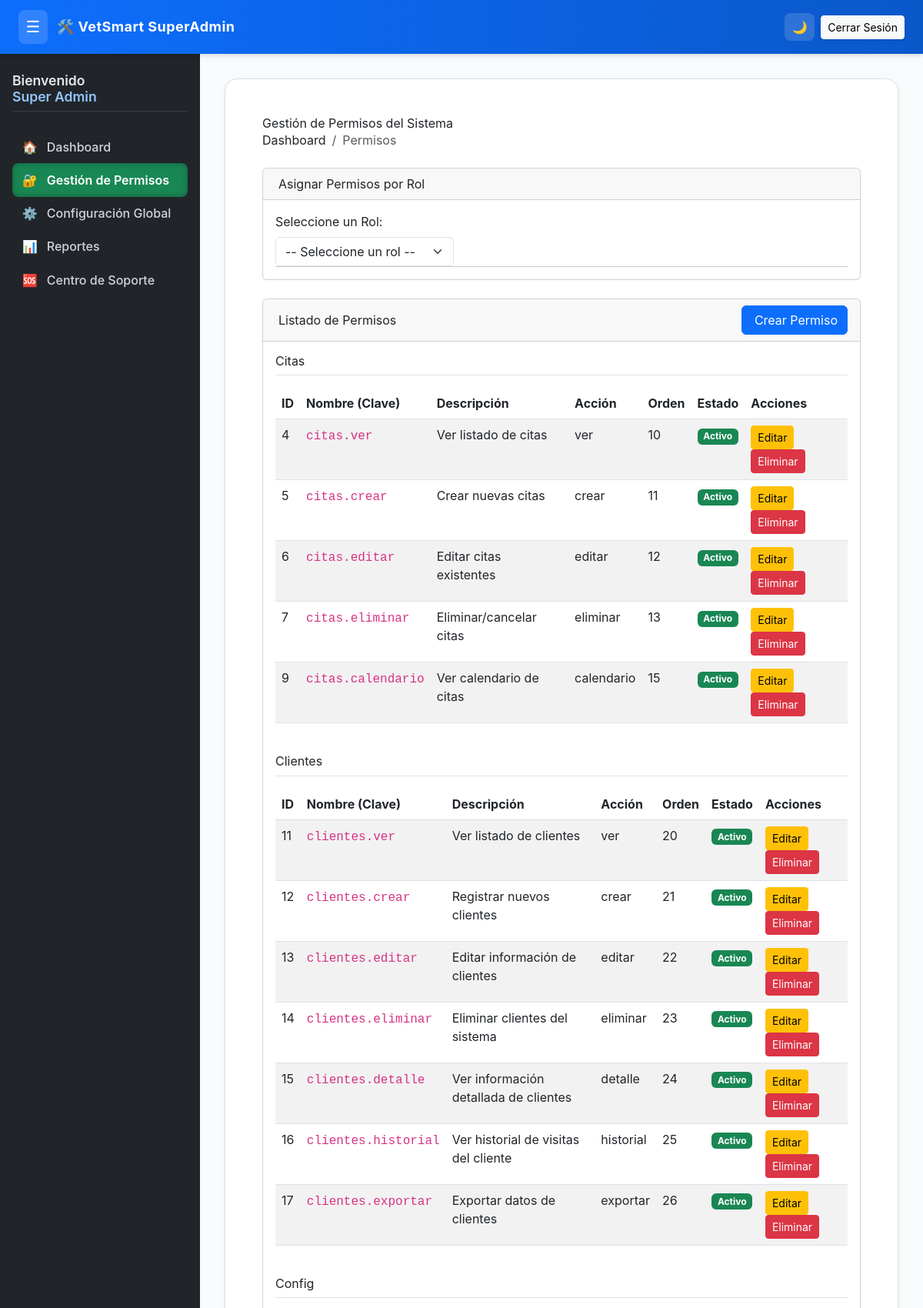
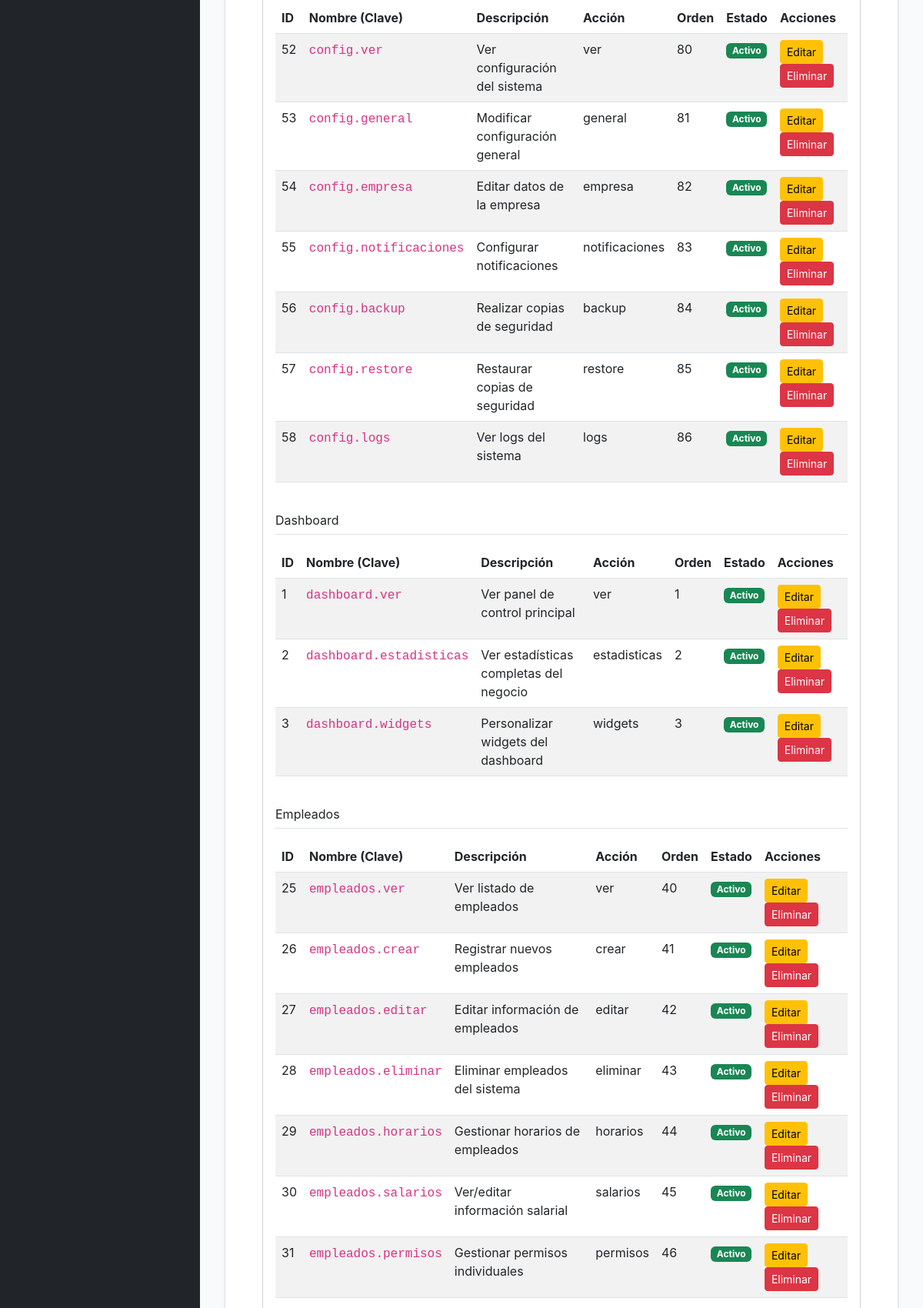
The app's page /vetsmart/super_admin/permisos (signed in, upper part) with its own data (2 pictures, top to bottom).
### tables this page shows
CREATE TABLE `permisos` (
  `id` int(11) NOT NULL,
  `modulo` varchar(50) NOT NULL COMMENT 'Módulo al que pertenece el permiso',
  `nombre` varchar(100) NOT NULL COMMENT 'Nombre único del permiso (formato: modulo.accion)',
  `descripcion` varchar(255) DEFAULT NULL COMMENT 'Descripción legible del permiso',
  `accion` varchar(50) NOT NULL COMMENT 'Tipo de acción (ver, crear, editar, eliminar, etc)',
  `orden` int(11) DEFAULT 0 COMMENT 'Orden de visualización',
  `activo` tinyint(1) DEFAULT 1 COMMENT 'Estado del permiso',
  `creado_en` timestamp NOT NULL DEFAULT current_timestamp(),
  `actualizado_en` timestamp NULL DEFAULT NULL ON UPDATE current_timestamp()
);

### app/controllers/SuperAdminController.php (called while the page is built, shortened)
<?php
require_once APP_ROOT . '/core/Controller.php';
require_once APP_ROOT . '/models/Permiso.php';
class SuperAdminController extends Controller
{
    private $rolePermissionModel;
    private $permisoModel;
    public function __construct($pdo)
    {
        try { $this->rolePermissionModel = new RolePermission($pdo); } catch (\Throwable $e) { $this->rolePermissionModel = null; }
        try { $this->permisoModel = new Permiso($pdo); } catch (\Throwable $e) { $this->permisoModel = null; }
    }
    public function permisos()
    {
        $permisos = $this->permisoModel->getAll();
        $modulos = $this->permisoModel->getModules();
        $roles = $this->rolePermissionModel->getAllRoles();
        $permisosAgrupados = [];
        foreach ($permisos as $permiso) {
            $permisosAgrupados[$permiso['modulo']][] = $permiso;
        }
        $this->view('super_admin/permisos', [
            'permisosAgrupados' => $permisosAgrupados,
            'modulos' => $modulos,
            'roles' => $roles,
        ], 'main_superadmin');
    }
}

### app/models/Permiso.php (called while the page is built, shortened)
<?php
class Permiso {
    private $db;
    public function __construct($pdo) {
        $this->db = $pdo;
    }
    public function getAll() {
        $sql = "SELECT id, modulo, nombre, descripcion, accion, orden, activo
                FROM permisos
                ORDER BY modulo, orden, nombre";
        $stmt = $this->db->query($sql);
        return $stmt->fetchAll(PDO::FETCH_ASSOC);
    }
}

### app/views/super_admin/permisos.php (the view, shortened to what this page needs)
<div class="container-fluid px-4">
    <h1 class="mt-4">Gestión de Permisos del Sistema</h1>
    <ol class="breadcrumb mb-4">
        <li class="breadcrumb-item"><a href="/vetsmart/super_admin/dashboard">Dashboard</a></li>
        <li class="breadcrumb-item active">Permisos</li>
    </ol>
    <div class="card mb-4">
        <div class="card-header">
            Asignar Permisos por Rol
        </div>
        <div class="card-body">
            <?php if (empty($roles)) : ?>
                <div class="alert alert-warning">No hay roles en el sistema. Debe crearlos en la sección correspondiente.</div>
            <?php else : ?>
                <div class="row">
                    <div class="col-md-4">
                        <label for="role-select" class="form-label">Seleccione un Rol:</label>
                        <select id="role-select" class="form-select">
                            <option value="">-- Seleccione un rol --</option>
                        </select>
                    </div>
                </div>
                <hr>
            <?php endif; ?>
        </div>
    </div>
    <div class="card mb-4">
        <div class="card-header d-flex justify-content-between align-items-center">
            <span>
                Listado de Permisos
            </span>
            <button type="button" class="btn btn-primary" data-bs-toggle="modal" data-bs-target="#createPermissionModal">
                Crear Permiso
            </button>
        </div>
        <div class="card-body">
            <?php if (empty($permisosAgrupados)): ?>
                <div class="alert alert-info">No hay permisos definidos en el sistema. ¡Crea el primero!</div>
            <?php else: ?>
                <?php foreach ($permisosAgrupados as $modulo => $permisos): ?>
                    <div class="mb-4">
                        <h4 class="text-capitalize border-bottom pb-2 mb-3"><?= htmlspecialchars($modulo) ?></h4>
                        <div class="table-responsive">
                            <table class="table table-striped table-hover">
                                <thead>
                                    <tr>
                                        <th>ID</th>
                                        <th>Nombre (Clave)</th>
                                        <th>Descripción</th>
                                        <th>Acción</th>
                                        <th>Orden</th>
                                        <th>Estado</th>
                                        <th>Acciones</th>
                                    </tr>
                                </thead>
                                <tbody>
                                    <?php foreach ($permisos as $permiso): ?>
                                        <tr>
                                            <td><?= $permiso['id'] ?></td>
                                            <td><code><?= htmlspecialchars($permiso['nombre']) ?></code></td>
                                            <td><?= htmlspecialchars($permiso['descripcion']) ?></td>
                                            <td><?= htmlspecialchars($permiso['accion']) ?></td>
                                            <td><?= $permiso['orden'] ?></td>
                                            <td>
                                                <span class="badge <?= $permiso['activo'] ? 'bg-success' : 'bg-secondary' ?>">
                                                    <?= $permiso['activo'] ? 'Activo' : 'Inactivo' ?>
                                                </span>
                                            </td>
                                            <td>
                                                <button type="button" class="btn btn-sm btn-warning edit-btn"
                                                        data-bs-toggle="modal" data-bs-target="#editPermissionModal"
                                                        data-id="<?= $permiso['id'] ?>"
                                                        data-modulo="<?= htmlspecialchars($permiso['modulo']) ?>"
                                                        data-nombre="<?= htmlspecialchars($permiso['nombre']) ?>"
                                                        data-descripcion="<?= htmlspecialchars($permiso['descripcion']) ?>"
                                                        data-accion="<?= htmlspecialchars($permiso['accion']) ?>"
                                                        data-orden="<?= $permiso['orden'] ?>"
                                                        data-activo="<?= $permiso['activo'] ?>">
                                                    Editar
                                                </button>
                                                <a href="/vetsmart/super_admin/eliminarPermiso/<?= $permiso['id'] ?>"
                                                   class="btn btn-sm btn-danger"
                                                   onclick="return confirm('¿Estás seguro de que deseas eliminar este permiso? Esta acción no se puede deshacer.');">
                                                    Eliminar
                                                </a>
                                            </td>
                                        </tr>
                                    <?php endforeach; ?>
                                </tbody>
                            </table>
                        </div>
                    </div>
                <?php endforeach; ?>
            <?php endif; ?>
        </div>
    </div>
</div>

### app/views/layouts/main_superadmin.php (style rules this page uses)
body { display: flex; flex-direction: column; min-height: 100vh; font-family: 'Inter', system-ui, sans-serif; background-color: #f1f5f9; transition: background-color 0.3s, color 0.3s; }

### records on screen
permisos: id "4", nombre "citas.ver", descripcion "Ver listado de citas", accion "ver", orden "10", activo "Activo"
permisos: id "5", nombre "citas.crear", descripcion "Crear nuevas citas", accion "crear", orden "11", activo "Activo"
permisos: id "6", nombre "citas.editar", descripcion "Editar citas existentes", accion "editar", orden "12", activo "Activo"
permisos: id "7", nombre "citas.eliminar", descripcion "Eliminar/cancelar citas", accion "eliminar", orden "13", activo "Activo"
permisos: id "9", nombre "citas.calendario", descripcion "Ver calendario de citas", accion "calendario", orden "15", activo "Activo"
permisos: id "11", nombre "clientes.ver", descripcion "Ver listado de clientes", accion "ver", orden "20", activo "Activo"
permisos: id "12", nombre "clientes.crear", descripcion "Registrar nuevos clientes", accion "crear", orden "21", activo "Activo"
permisos: id "13", nombre "clientes.editar", descripcion "Editar información de clientes", accion "editar", orden "22", activo "Activo"
permisos: id "14", nombre "clientes.eliminar", descripcion "Eliminar clientes del sistema", accion "eliminar", orden "23", activo "Activo"
permisos: id "15", nombre "clientes.detalle", descripcion "Ver información detallada de clientes", accion "detalle", orden "24", activo "Activo"
permisos: id "16", nombre "clientes.historial", descripcion "Ver historial de visitas del cliente", accion "historial", orden "25", activo "Activo"
permisos: id "17", nombre "clientes.exportar", descripcion "Exportar datos de clientes", accion "exportar", orden "26", activo "Activo"
permisos: id "52", nombre "config.ver", descripcion "Ver configuración del sistema", accion "ver", orden "80", activo "Activo"
permisos: id "53", nombre "config.general", descripcion "Modificar configuración general", accion "general", orden "81", activo "Activo"
permisos: id "54", nombre "config.empresa", descripcion "Editar datos de la empresa", accion "empresa", orden "82", activo "Activo"
permisos: id "55", nombre "config.notificaciones", descripcion "Configurar notificaciones", accion "notificaciones", orden "83", activo "Activo"
permisos: id "56", nombre "config.backup", descripcion "Realizar copias de seguridad", accion "backup", orden "84", activo "Activo"
permisos: id "57", nombre "config.restore", descripcion "Restaurar copias de seguridad", accion "restore", orden "85", activo "Activo"
permisos: id "58", nombre "config.logs", descripcion "Ver logs del sistema", accion "logs", orden "86", activo "Activo"
permisos: id "1", nombre "dashboard.ver", descripcion "Ver panel de control principal", accion "ver", orden "1", activo "Activo"
permisos: id "2", nombre "dashboard.estadisticas", descripcion "Ver estadísticas completas del negocio", accion "estadisticas", orden "2", activo "Activo"
permisos: id "3", nombre "dashboard.widgets", descripcion "Personalizar widgets del dashboard", accion "widgets", orden "3", activo "Activo"
permisos: id "25", nombre "empleados.ver", descripcion "Ver listado de empleados", accion "ver", orden "40", activo "Activo"
permisos: id "26", nombre "empleados.crear", descripcion "Registrar nuevos empleados", accion "crear", orden "41", activo "Activo"
permisos: id "27", nombre "empleados.editar", descripcion "Editar información de empleados", accion "editar", orden "42", activo "Activo"
permisos: id "28", nombre "empleados.eliminar", descripcion "Eliminar empleados del sistema", accion "eliminar", orden "43", activo "Activo"
permisos: id "29", nombre "empleados.horarios", descripcion "Gestionar horarios de empleados", accion "horarios", orden "44", activo "Activo"
permisos: id "30", nombre "empleados.salarios", descripcion "Ver/editar información salarial", accion "salarios", orden "45", activo "Activo"
permisos: id "31", nombre "empleados.permisos", descripcion "Gestionar permisos individuales", accion "permisos", orden "46", activo "Activo"

### other values on screen
$_SESSION['user']['nombre'] "Super"
$_SESSION['user']['apellido'] "Admin"
$modulo "Citas"
$modulo "Clientes"
$modulo "Config"
$modulo "Dashboard"
$modulo "Empleados"
